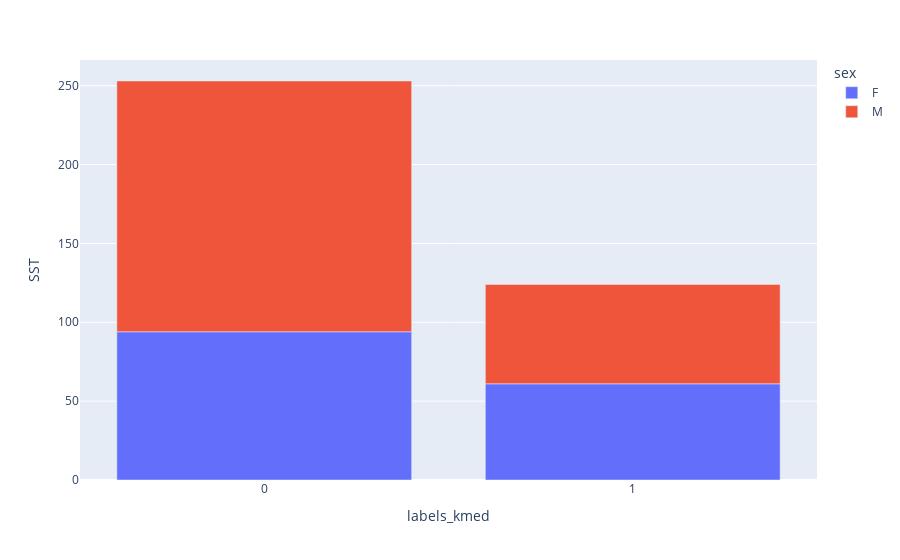
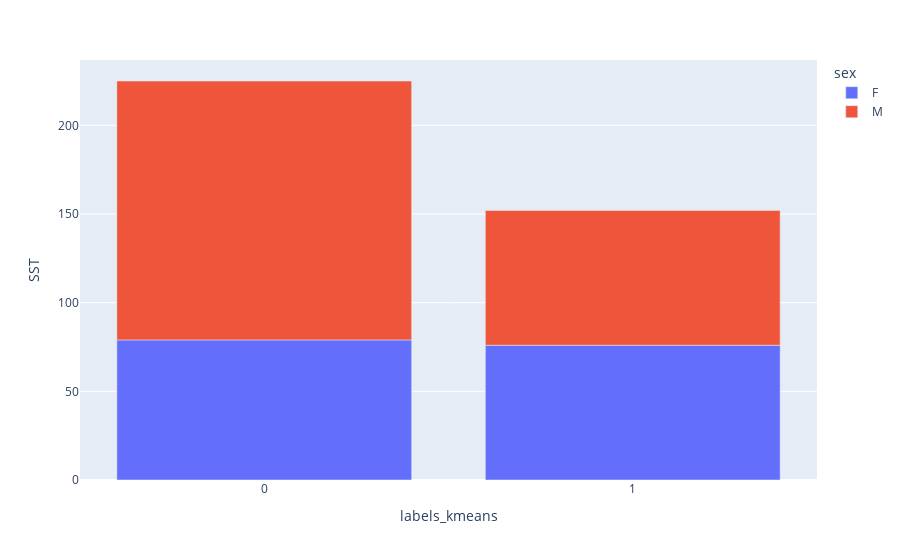
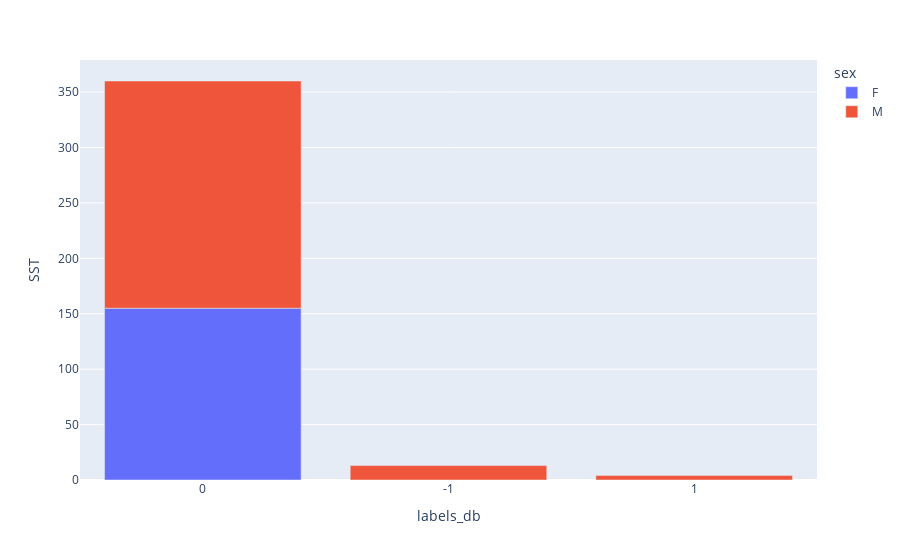
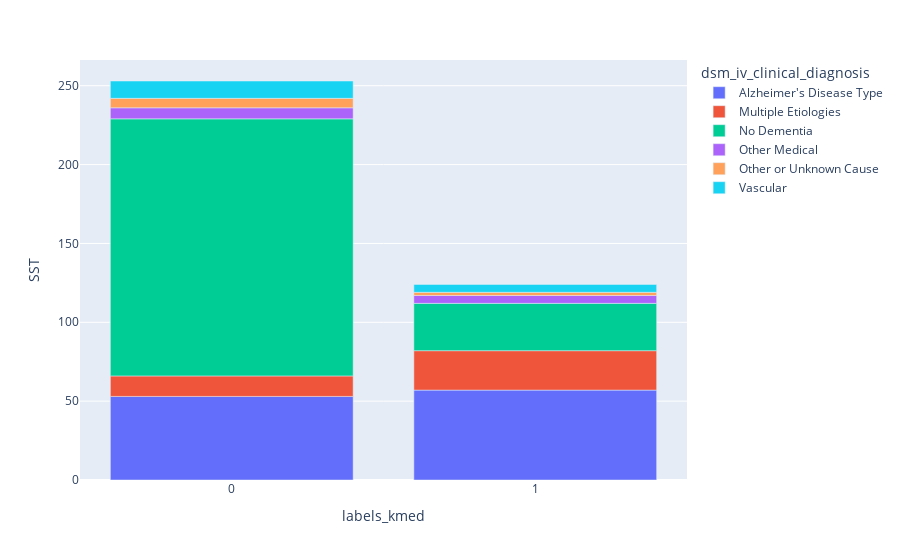

Here is the notebook cell these charts were saved with, in order:
### Code cell
cluster_demo_graphs(
    labels_kmeans,
    labels_kmed,
    db_labels,
    deg_reads,
    tbidata,
    donor,
)

### Figure 1 — Plotly figure (JSON) as saved in the notebook; plotly's stock layout.template omitted (floating-point values rounded to 4 significant figures)
{"data": [{"alignmentgroup": "True", "hovertemplate": "sex=F<br>labels_kmed=%{x}<br>SST=%{y}<extra></extra>", "legendgroup": "F", "marker": {"color": "#636efa", "pattern": {"shape": ""}}, "name": "F", "offsetgroup": "F", "orientation": "v", "showlegend": true, "textposition": "auto", "type": "bar", "x": ["0", "1"], "xaxis": "x", "y": [94, 61], "yaxis": "y"}, {"alignmentgroup": "True", "hovertemplate": "sex=M<br>labels_kmed=%{x}<br>SST=%{y}<extra></extra>", "legendgroup": "M", "marker": {"color": "#EF553B", "pattern": {"shape": ""}}, "name": "M", "offsetgroup": "M", "orientation": "v", "showlegend": true, "textposition": "auto", "type": "bar", "x": ["0", "1"], "xaxis": "x", "y": [159, 63], "yaxis": "y"}], "layout": {"barmode": "relative", "legend": {"title": {"text": "sex"}, "tracegroupgap": 0}, "margin": {"t": 60}, "xaxis": {"anchor": "y", "domain": [0, 1], "title": {"text": "labels_kmed"}}, "yaxis": {"anchor": "x", "domain": [0, 1], "title": {"text": "SST"}}}}

### Figure 2 — Plotly figure (JSON) as saved in the notebook; plotly's stock layout.template omitted (floating-point values rounded to 4 significant figures)
{"data": [{"alignmentgroup": "True", "hovertemplate": "sex=F<br>labels_kmeans=%{x}<br>SST=%{y}<extra></extra>", "legendgroup": "F", "marker": {"color": "#636efa", "pattern": {"shape": ""}}, "name": "F", "offsetgroup": "F", "orientation": "v", "showlegend": true, "textposition": "auto", "type": "bar", "x": ["0", "1"], "xaxis": "x", "y": [79, 76], "yaxis": "y"}, {"alignmentgroup": "True", "hovertemplate": "sex=M<br>labels_kmeans=%{x}<br>SST=%{y}<extra></extra>", "legendgroup": "M", "marker": {"color": "#EF553B", "pattern": {"shape": ""}}, "name": "M", "offsetgroup": "M", "orientation": "v", "showlegend": true, "textposition": "auto", "type": "bar", "x": ["0", "1"], "xaxis": "x", "y": [146, 76], "yaxis": "y"}], "layout": {"barmode": "relative", "legend": {"title": {"text": "sex"}, "tracegroupgap": 0}, "margin": {"t": 60}, "xaxis": {"anchor": "y", "domain": [0, 1], "title": {"text": "labels_kmeans"}}, "yaxis": {"anchor": "x", "domain": [0, 1], "title": {"text": "SST"}}}}

### Figure 3 — Plotly figure (JSON) as saved in the notebook; plotly's stock layout.template omitted (floating-point values rounded to 4 significant figures)
{"data": [{"alignmentgroup": "True", "hovertemplate": "sex=F<br>labels_db=%{x}<br>SST=%{y}<extra></extra>", "legendgroup": "F", "marker": {"color": "#636efa", "pattern": {"shape": ""}}, "name": "F", "offsetgroup": "F", "orientation": "v", "showlegend": true, "textposition": "auto", "type": "bar", "x": ["0"], "xaxis": "x", "y": [155], "yaxis": "y"}, {"alignmentgroup": "True", "hovertemplate": "sex=M<br>labels_db=%{x}<br>SST=%{y}<extra></extra>", "legendgroup": "M", "marker": {"color": "#EF553B", "pattern": {"shape": ""}}, "name": "M", "offsetgroup": "M", "orientation": "v", "showlegend": true, "textposition": "auto", "type": "bar", "x": ["-1", "0", "1"], "xaxis": "x", "y": [13, 205, 4], "yaxis": "y"}], "layout": {"barmode": "relative", "legend": {"title": {"text": "sex"}, "tracegroupgap": 0}, "margin": {"t": 60}, "xaxis": {"anchor": "y", "domain": [0, 1], "title": {"text": "labels_db"}}, "yaxis": {"anchor": "x", "domain": [0, 1], "title": {"text": "SST"}}}}

### Figure 4 — Plotly figure (JSON) as saved in the notebook; plotly's stock layout.template omitted (floating-point values rounded to 4 significant figures)
{"data": [{"alignmentgroup": "True", "hovertemplate": "dsm_iv_clinical_diagnosis=Alzheimer's Disease Type<br>labels_kmed=%{x}<br>SST=%{y}<extra></extra>", "legendgroup": "Alzheimer's Disease Type", "marker": {"color": "#636efa", "pattern": {"shape": ""}}, "name": "Alzheimer's Disease Type", "offsetgroup": "Alzheimer's Disease Type", "orientation": "v", "showlegend": true, "textposition": "auto", "type": "bar", "x": ["0", "1"], "xaxis": "x", "y": [53, 57], "yaxis": "y"}, {"alignmentgroup": "True", "hovertemplate": "dsm_iv_clinical_diagnosis=Multiple Etiologies<br>labels_kmed=%{x}<br>SST=%{y}<extra></extra>", "legendgroup": "Multiple Etiologies", "marker": {"color": "#EF553B", "pattern": {"shape": ""}}, "name": "Multiple Etiologies", "offsetgroup": "Multiple Etiologies", "orientation": "v", "showlegend": true, "textposition": "auto", "type": "bar", "x": ["0", "1"], "xaxis": "x", "y": [13, 25], "yaxis": "y"}, {"alignmentgroup": "True", "hovertemplate": "dsm_iv_clinical_diagnosis=No Dementia<br>labels_kmed=%{x}<br>SST=%{y}<extra></extra>", "legendgroup": "No Dementia", "marker": {"color": "#00cc96", "pattern": {"shape": ""}}, "name": "No Dementia", "offsetgroup": "No Dementia", "orientation": "v", "showlegend": true, "textposition": "auto", "type": "bar", "x": ["0", "1"], "xaxis": "x", "y": [163, 30], "yaxis": "y"}, {"alignmentgroup": "True", "hovertemplate": "dsm_iv_clinical_diagnosis=Other Medical<br>labels_kmed=%{x}<br>SST=%{y}<extra></extra>", "legendgroup": "Other Medical", "marker": {"color": "#ab63fa", "pattern": {"shape": ""}}, "name": "Other Medical", "offsetgroup": "Other Medical", "orientation": "v", "showlegend": true, "textposition": "auto", "type": "bar", "x": ["0", "1"], "xaxis": "x", "y": [7, 5], "yaxis": "y"}, {"alignmentgroup": "True", "hovertemplate": "dsm_iv_clinical_diagnosis=Other or Unknown Cause<br>labels_kmed=%{x}<br>SST=%{y}<extra></extra>", "legendgroup": "Other or Unknown Cause", "marker": {"color": "#FFA15A", "pattern": {"shape": ""}}, "name": "Other or Unknown Cause", "offsetgroup": "Other or Unknown Cause", "orientation": "v", "showlegend": true, "textposition": "auto", "type": "bar", "x": ["0", "1"], "xaxis": "x", "y": [6, 2], "yaxis": "y"}, {"alignmentgroup": "True", "hovertemplate": "dsm_iv_clinical_diagnosis=Vascular<br>labels_kmed=%{x}<br>SST=%{y}<extra></extra>", "legendgroup": "Vascular", "marker": {"color": "#19d3f3", "pattern": {"shape": ""}}, "name": "Vascular", "offsetgroup": "Vascular", "orientation": "v", "showlegend": true, "textposition": "auto", "type": "bar", "x": ["0", "1"], "xaxis": "x", "y": [11, 5], "yaxis": "y"}], "layout": {"barmode": "relative", "legend": {"title": {"text": "dsm_iv_clinical_diagnosis"}, "tracegroupgap": 0}, "margin": {"t": 60}, "xaxis": {"anchor": "y", "domain": [0, 1], "title": {"text": "labels_kmed"}}, "yaxis": {"anchor": "x", "domain": [0, 1], "title": {"text": "SST"}}}}
